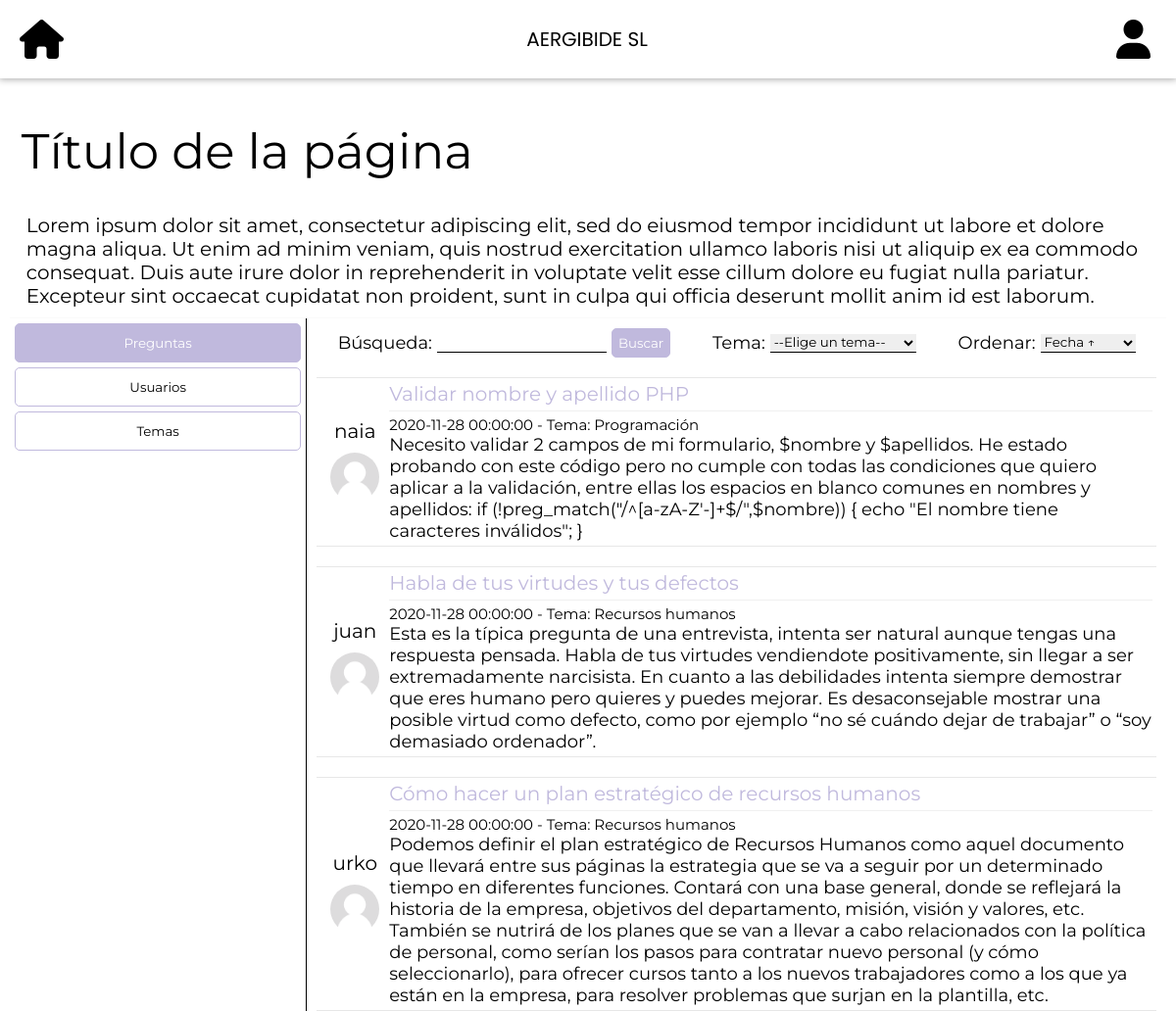
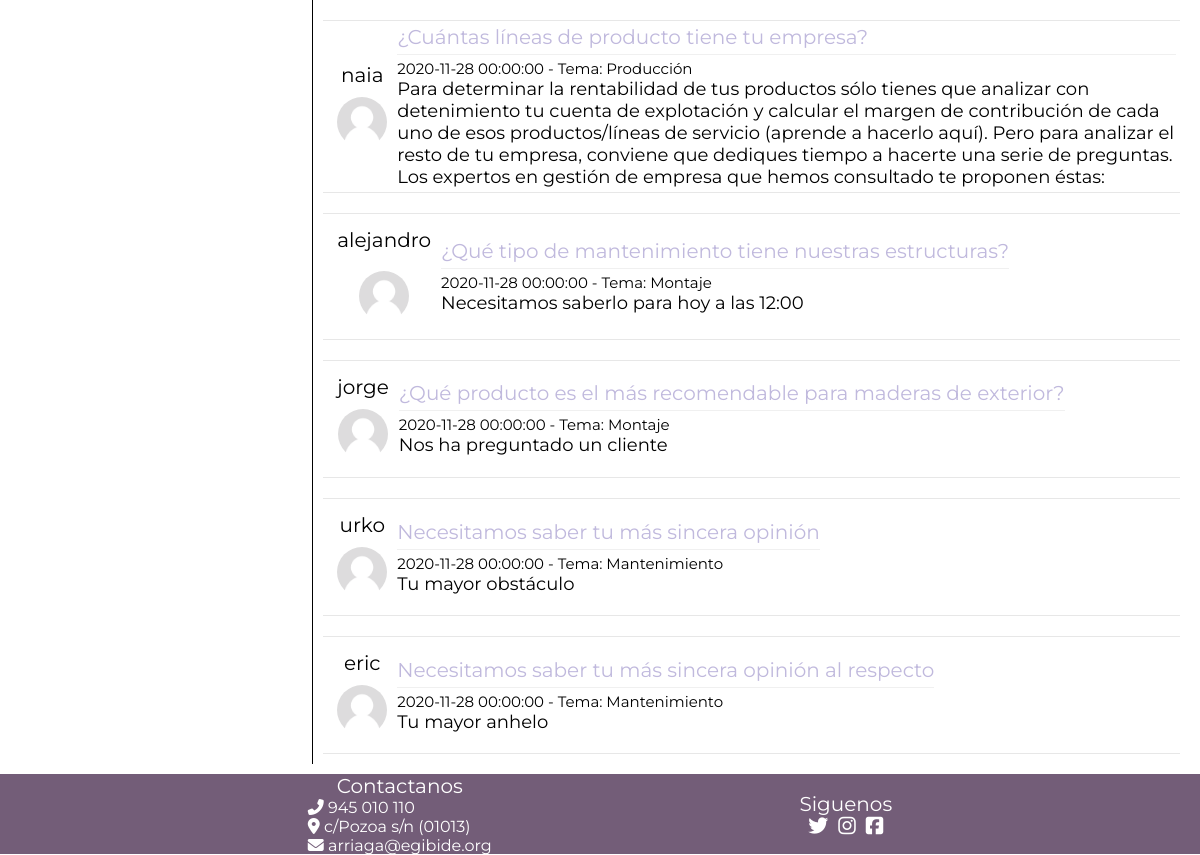
Page /php/preguntas.php on the committed database (2 pictures, top to bottom).
### tables this page shows
CREATE TABLE `Preguntas` (
  `id` int(11) NOT NULL,
  `titulo` varchar(100) NOT NULL,
  `descripcion` varchar(5000) NOT NULL,
  `fecha` datetime NOT NULL,
  `tema` varchar(20) DEFAULT NULL,
  `usuarioid` int(11) NOT NULL
);

### php/preguntas.php (called while the page is built, shortened)
<?php
require_once '../php/llamadasBD.php';
$preguntas = array();
if(isset($_GET['tema'])) {
    $preguntas = leerPreguntasPorTema($_GET['tema']);
}else{
    $preguntas = leerPreguntas();
}
$preguntasConUsuarios = array();
while ($pregunta = $preguntas->fetch()){
    $nickname = "";
    $urlImg = "";
    $usuarios = leerUsuarios();
    while ($usuario = $usuarios->fetch()){
        if ($pregunta["usuarioid"] == $usuario["id"]){
            $nickname = $usuario["nickname"];
            $urlImg = $usuario["imagen"];
        }
    }
    $tema = "";
    switch ($pregunta["tema"]){
        case 2:
            $tema = "Programación";
            break;
        case 3:
            $tema = "Producción";
            break;
        case 4:
            $tema = "Montaje";
            break;
        case 5:
            $tema = "Recursos humanos";
            break;
        case 6:
            $tema = "Mantenimiento";
            break;
    }
    array_push($preguntasConUsuarios, [
        "id" => $pregunta["id"],
        "titulo" => $pregunta["titulo"],
        "descripcion" => $pregunta["descripcion"],
        "fecha" => $pregunta["fecha"],
        "tema" => $tema,
        "nickname" => $nickname,
        "urlImg" => $urlImg
    ]);
}
require "../html/preguntas.view.php";

### php/llamadasBD.php (called while the page is built, shortened)
<?php
function iniciarConexion(){
    $dbname = "db_reto2";
    $host = "localhost";
    $user = "admin";
    $pass = "12345";
    try{
       $dbh = new PDO("mysql:host=$host;dbname=$dbname",$user,$pass);
       return $dbh;
    }catch (PDOException $e){
        echo $e->getMessage();
        return null;
    }
}
function leerPreguntas()
{
    $dbh = iniciarConexion();
    $stmt = $dbh->prepare("SELECT * FROM Preguntas ORDER BY fecha DESC");
    $stmt->execute();
    $stmt->setFetchMode(PDO::FETCH_ASSOC);
    return $stmt;
}

### html/preguntas.view.php (the view, shortened to what this page needs)
<?php include 'header.view.php';?>
<head>
    <link rel="stylesheet" href="../html/css/preguntas.css">
</head>
<body>
<div id="divPrincipal">
    <div id="divSuperior">
        <h1>Título de la página</h1>
        <p>Lorem ipsum dolor sit amet, consectetur adipiscing elit, sed do eiusmod tempor incididunt ut labore et dolore magna aliqua. Ut enim ad minim veniam, quis nostrud exercitation ullamco laboris nisi ut aliquip ex ea commodo consequat. Duis aute irure dolor in reprehenderit in voluptate velit esse cillum dolore eu fugiat nulla pariatur. Excepteur sint occaecat cupidatat non proident, sunt in culpa qui officia deserunt mollit anim id est laborum.</p>
    </div>
    <div class="divSeparador"></div>
    <div id="divInferior">
        <div id="divEnlaces">
            <button class="btEnlace btSeleccionado"><a href="../php/preguntas.php">Preguntas</a></button>
            <button class="btEnlace btNoSeleccionado"><a href="../php/usuarios.php">Usuarios</a></button>
            <button class="btEnlace btNoSeleccionado"><a href="../php/temas.php">Temas</a></button>
        </div>
        <div id="divInformacion">
            <div id="divFiltrador">
                <div id="divLupa">
                    <label class="lbFiltrado">Búsqueda: </label>
                    <input class="ipBuscador" type="text">
                    <button id="btBuscar">Buscar</button>
                </div>
                <div id="divTag">
                    <label class="lbFiltrado">Tema: </label>
                    <select>
                        <option>--Elige un tema--</option>
                    </select>
                </div>
                <div id="divTag">
                    <label class="lbFiltrado">Ordenar: </label>
                    <select id="slOrden">
                        <option id="fechaDesc" selected value="fechaDesc">Fecha ↑</option>
                    </select>
                </div>
            </div>
            <div id="divPreguntas">
                <?php foreach ($preguntasConUsuarios as $pregunta) { ?>
                    <div class="divPregunta">
                        <div class="divPregIzq">
                            <label class="labPregNickname"> <?php echo $pregunta ["nickname"]; ?> </label>
                            <a href="../php/perfil.php?nickname=<?php echo $pregunta["nickname"]?>">
                                <img class="imgPregPerfil" src="<?php echo $pregunta["urlImg"]; ?>">
                            </a>
                        </div>
                        <div class="divPregDer">
                            <a class="tituloPreg" href="../php/pregunta.php?pregunta=<?php echo $pregunta["id"]?>">
                                <?php echo $pregunta["titulo"] ?>
                            </a>
                            <div class="divSeparadorpregunta"></div>
                            <label style="font-size: 15px"> <?php echo $pregunta["fecha"]; echo " - Tema: "; echo $pregunta["tema"]?> </label>
                            <label class="lbDescripcion"><?php echo $pregunta["descripcion"] ?></label>
                        </div>
                    </div>
                <?php } ?>
            </div>
        </div>
    </div>
</div>
</body>
<?php include "footer.view.php"?>

### html/css/header.css (style rules this page uses)
body { margin: 0px; height: 100vh; font-family: 'Montserrat', sans-serif; }
select option,button,input { font-family: 'Montserrat', sans-serif; }

### html/css/preguntas.css (style rules this page uses)
#divPrincipal { display: flex; flex-direction: column; margin: 10px; }
#divPrincipal * { font-weight: normal; }
#divSuperior { margin-left: 1%; }
.divSeparador { height: 5px; border-bottom: #00000005 1px solid; }
.divSeparadorpregunta { height: 5px; border-bottom: #0000000f 1px solid; margin-bottom: 4px; }
#divInferior { display: flex; }
#divEnlaces { display: flex; flex-direction: column; flex: 1; padding: 5px; max-width: 300px; height: 100vh; }
button { background-color: white; color: black; border: 1px solid black; font-weight: bold; }
.btEnlace { margin-bottom: 5px; height: 40px; border-radius: 5px; border: 1px solid #c0b9dd; }
.btSeleccionado { background-color: #c0b9dd; color: white; border: 1px solid #c0b9dd; }
#divInformacion { display: flex; flex-direction: column; flex: 3; border-left: black 1px solid; }
#divFiltrador { display: flex; justify-content: space-around; padding: 10px; }
#divLupa { display: flex; align-items: center; }
#divTag { display: flex; align-items: center; }
#divPreguntas { display: flex; flex-direction: column; }
.divPregunta { display: flex; align-items: center; padding: 4px; margin:10px; background-color: white; color: black; border-top: 1px solid #80808030; border-bottom: 1px solid #80808030; }
.divPregIzq { display: flex; flex-direction: column; align-items: center; padding: 10px; }
.labPregNickname { margin-bottom: 20%; }
.imgPregPerfil { height: 50px; width: auto; border-radius: 100%; }
.divPregDer { display: flex; flex-direction: column; }
.tituloPreg { text-decoration: none; font-weight: bold; color: #c0b9dd; font-size: 20px; }
a { color: black; text-decoration: none; }
.btSeleccionado a { color: white; }
h1 { color: black; font-weight: bold; font-size: 50px; }
p { font-size: 20px; color: black; margin: 5px; }
label { color: black; font-size: 20px; }
.lbFiltrado { margin-right: 5px; font-size: 18px; }
.lbDescripcion { font-size: 18px; }
#btBuscar { margin-left: 5px; height: 30px; width: auto; border-radius: 5px; background-color: #c0b9dd; color: white; border: 1px solid #c0b9dd; }
#divTag select { border: none; border-bottom: 1px solid black; font-family: 'Montserrat', sans-serif; }
.ipBuscador { border: none; border-bottom: 1px solid black; }

### rows in the picture
preguntas: nickname "naia", titulo "Validar nombre y apellido PHP", fecha "2020-11-28 00:00:00", tema "Programación", descripcion "Necesito validar 2 campos de mi formulario, $nombre y $apellidos. He estado probando con este código pero no cumple con todas las condiciones que quiero aplicar a la validación, entre ellas los espacios en blanco comunes en nombres y apellidos: if (!preg_match(\"/^[a-zA-Z'-]+$/\",$nombre)) { echo \"El nombre tiene caracteres inválidos\"; }"
preguntas: nickname "juan", titulo "Habla de tus virtudes y tus defectos", fecha "2020-11-28 00:00:00", tema "Recursos humanos", descripcion "Esta es la típica pregunta de una entrevista, intenta ser natural aunque tengas una respuesta pensada. Habla de tus virtudes vendiendote positivamente, sin llegar a ser extremadamente narcisista. En cuanto a las debilidades intenta siempre demostrar que eres humano pero quieres y puedes mejorar. Es desaconsejable mostrar una posible virtud como defecto, como por ejemplo “no sé cuándo dejar de trabajar” o “soy demasiado ordenador”."
preguntas: nickname "urko", titulo "Cómo hacer un plan estratégico de recursos humanos", fecha "2020-11-28 00:00:00", tema "Recursos humanos", descripcion "Podemos definir el plan estratégico de Recursos Humanos como aquel documento que llevará entre sus páginas la estrategia que se va a seguir por un determinado tiempo en diferentes funciones. Contará con una base general, donde se reflejará la historia de la empresa, objetivos del departamento, misión, visión y valores, etc. También se nutrirá de los planes que se van a llevar a cabo relacionados con la política de personal, como serían los pasos para contratar nuevo personal (y cómo seleccionarlo), para ofrecer cursos tanto a los nuevos trabajadores como a los que ya están en la empresa, para resolver problemas que surjan en la plantilla, etc."
preguntas: nickname "alejandro", titulo "¿Qué tipo de mantenimiento tiene nuestras estructuras?", fecha "2020-11-28 00:00:00", tema "Montaje", descripcion "Necesitamos saberlo para hoy a las 12:00"
preguntas: nickname "jorge", titulo "¿Qué producto es el más recomendable para maderas de exterior?", fecha "2020-11-28 00:00:00", tema "Montaje", descripcion "Nos ha preguntado un cliente"
preguntas: nickname "urko", titulo "Necesitamos saber tu más sincera opinión", fecha "2020-11-28 00:00:00", tema "Mantenimiento", descripcion "Tu mayor obstáculo"
preguntas: nickname "eric", titulo "Necesitamos saber tu más sincera opinión al respecto", fecha "2020-11-28 00:00:00", tema "Mantenimiento", descripcion "Tu mayor anhelo"

### other values in the picture
$pregunta ["nickname"] "naia"
$pregunta["titulo"] "¿Cuántas líneas de producto tiene tu empresa?"
$pregunta["fecha"] "2020-11-28 00:00:00"
$pregunta["tema"] "Producción"
